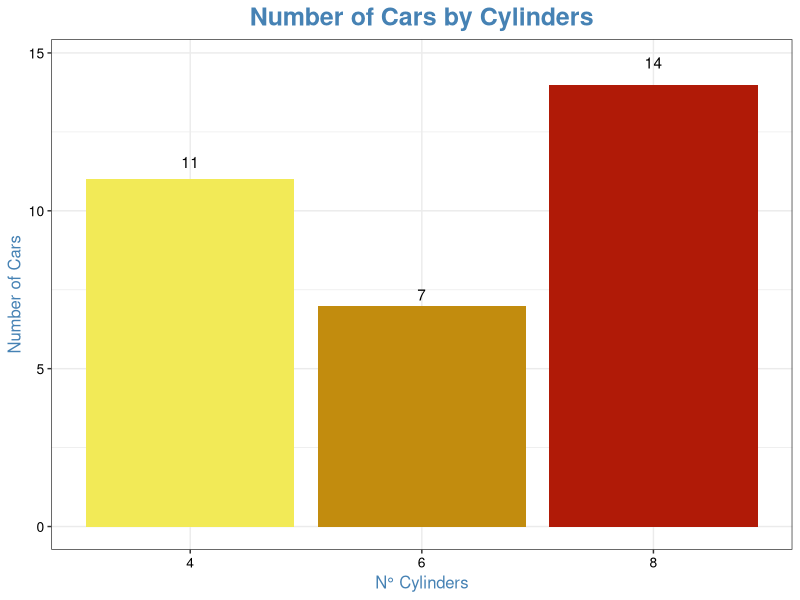

Reproduce this figure in R.
# Exercise 20 – Combining Geoms (Bar + Text Labels)
# Using the built-in mtcars dataset:
# Tasks:
# 1. Create a bar plot showing the number of cars per cyl.
# 2. Add text labels showing the counts on top of each bar.
# 3. Fill bars by cyl.
# 4. Adjust the position of the text so it is clearly visible.
# 5. Add a title and axis labels.

library(tidyverse)

view(mtcars)

cylinders_table <- as.data.frame(table(mtcars$cyl))
cylinders_table 

cylinders_table %>%
  mutate(Var1=factor(Var1)) %>%
  ggplot(aes(Var1, Freq, fill = Var1))+
  geom_bar(stat = "identity")+
  geom_text(aes(label = Freq), 
            position = position_stack(vjust = 1.05))+
  scale_fill_manual(values =
                       c("4"="#F2EA57",
                         "6"= "#C28C0E",
                         "8"="#B01A07"))+
  labs(title="Number of Cars by Cylinders",
       x="N° Cylinders",
       y="Number of Cars",
       fill = "N° Cyl")+
  theme_bw()+
  theme(legend.position = "none",
        plot.title=
          element_text(size=18,
                       face="bold",
                       color = "steelblue",
                       hjust=0.5),
        axis.text=
          element_text(size=10,
                       color="black"),
        axis.title=
          element_text(size=12,
                       color="steelblue"))
  
